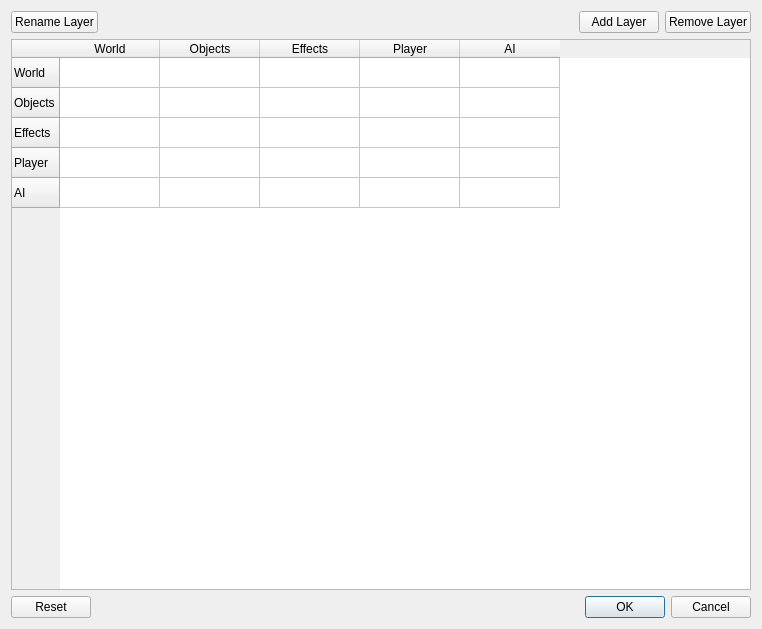
<?xml version="1.0" encoding="UTF-8"?>
<ui version="4.0">
 <class>PhysXProjectSettingsDlg</class>
 <widget class="QDialog" name="PhysXProjectSettingsDlg">
  <property name="geometry">
   <rect>
    <x>0</x>
    <y>0</y>
    <width>762</width>
    <height>629</height>
   </rect>
  </property>
  <property name="windowTitle">
   <string>PhysX Project Settings</string>
  </property>
  <property name="windowIcon">
   <iconset resource="../../../../Tools/Libs/GuiFoundation/QtResources/resources.qrc">
    <normaloff>:/GuiFoundation/EZ-logo.svg</normaloff>:/GuiFoundation/EZ-logo.svg</iconset>
  </property>
  <layout class="QVBoxLayout" name="verticalLayout">
   <item>
    <layout class="QHBoxLayout" name="horizontalLayout">
     <item>
      <widget class="QPushButton" name="ButtonRenameLayer">
       <property name="text">
        <string>Rename Layer</string>
       </property>
      </widget>
     </item>
     <item>
      <spacer name="horizontalSpacer">
       <property name="orientation">
        <enum>Qt::Horizontal</enum>
       </property>
       <property name="sizeHint" stdset="0">
        <size>
         <width>40</width>
         <height>20</height>
        </size>
       </property>
      </spacer>
     </item>
     <item>
      <widget class="QPushButton" name="ButtonAddLayer">
       <property name="text">
        <string>Add Layer</string>
       </property>
      </widget>
     </item>
     <item>
      <widget class="QPushButton" name="ButtonRemoveLayer">
       <property name="text">
        <string>Remove Layer</string>
       </property>
      </widget>
     </item>
    </layout>
   </item>
   <item>
    <widget class="QTableWidget" name="FilterTable">
     <property name="editTriggers">
      <set>QAbstractItemView::NoEditTriggers</set>
     </property>
     <property name="alternatingRowColors">
      <bool>false</bool>
     </property>
     <property name="selectionMode">
      <enum>QAbstractItemView::SingleSelection</enum>
     </property>
     <property name="selectionBehavior">
      <enum>QAbstractItemView::SelectRows</enum>
     </property>
     <property name="verticalScrollMode">
      <enum>QAbstractItemView::ScrollPerPixel</enum>
     </property>
     <property name="horizontalScrollMode">
      <enum>QAbstractItemView::ScrollPerPixel</enum>
     </property>
     <property name="showGrid">
      <bool>true</bool>
     </property>
     <property name="cornerButtonEnabled">
      <bool>false</bool>
     </property>
     <attribute name="horizontalHeaderCascadingSectionResizes">
      <bool>false</bool>
     </attribute>
     <attribute name="horizontalHeaderStretchLastSection">
      <bool>false</bool>
     </attribute>
     <row>
      <property name="text">
       <string>World</string>
      </property>
     </row>
     <row>
      <property name="text">
       <string>Objects</string>
      </property>
     </row>
     <row>
      <property name="text">
       <string>Effects</string>
      </property>
     </row>
     <row>
      <property name="text">
       <string>Player</string>
      </property>
     </row>
     <row>
      <property name="text">
       <string>AI</string>
      </property>
     </row>
     <column>
      <property name="text">
       <string>World</string>
      </property>
     </column>
     <column>
      <property name="text">
       <string>Objects</string>
      </property>
     </column>
     <column>
      <property name="text">
       <string>Effects</string>
      </property>
     </column>
     <column>
      <property name="text">
       <string>Player</string>
      </property>
     </column>
     <column>
      <property name="text">
       <string>AI</string>
      </property>
     </column>
    </widget>
   </item>
   <item>
    <widget class="QDialogButtonBox" name="DefaultButtons">
     <property name="orientation">
      <enum>Qt::Horizontal</enum>
     </property>
     <property name="standardButtons">
      <set>QDialogButtonBox::Cancel|QDialogButtonBox::Ok|QDialogButtonBox::Reset</set>
     </property>
     <property name="centerButtons">
      <bool>false</bool>
     </property>
    </widget>
   </item>
  </layout>
 </widget>
 <resources>
  <include location="../../../../Tools/Libs/GuiFoundation/QtResources/resources.qrc"/>
  <include location="../QtResources/resources.qrc"/>
 </resources>
 <connections/>
</ui>
